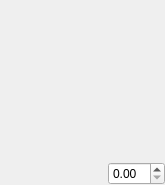
<?xml version="1.0" encoding="UTF-8"?>
<ui version="4.0">
 <class>Dialog</class>
 <widget class="QDialog" name="Dialog">
  <property name="geometry">
   <rect>
    <x>0</x>
    <y>0</y>
    <width>165</width>
    <height>185</height>
   </rect>
  </property>
  <property name="windowTitle">
   <string>Dialog</string>
  </property>
  <property name="styleSheet">
   <string notr="true">QFrame{
qconicalgradient(cx:0, cy:0, angle:135, stop:0 rgba(255, 255, 0, 69), stop:0.375 rgba(255, 255, 0, 69), stop:0.423533 rgba(251, 255, 0, 145), stop:0.45 rgba(247, 255, 0, 208), stop:0.477581 rgba(255, 244, 71, 130), stop:0.518717 rgba(255, 218, 71, 130), stop:0.55 rgba(255, 255, 0, 255), stop:0.57754 rgba(255, 203, 0, 130), stop:0.625 rgba(255, 255, 0, 69), stop:1 rgba(255, 255, 0, 69))
}</string>
  </property>
  <layout class="QVBoxLayout" name="verticalLayout">
   <property name="spacing">
    <number>0</number>
   </property>
   <property name="leftMargin">
    <number>0</number>
   </property>
   <property name="topMargin">
    <number>0</number>
   </property>
   <property name="rightMargin">
    <number>0</number>
   </property>
   <property name="bottomMargin">
    <number>0</number>
   </property>
   <item>
    <widget class="QFrame" name="frame">
     <property name="frameShape">
      <enum>QFrame::NoFrame</enum>
     </property>
     <property name="frameShadow">
      <enum>QFrame::Raised</enum>
     </property>
     <layout class="QVBoxLayout" name="gaugeLayout">
      <property name="spacing">
       <number>0</number>
      </property>
      <property name="leftMargin">
       <number>0</number>
      </property>
      <property name="topMargin">
       <number>0</number>
      </property>
      <property name="rightMargin">
       <number>0</number>
      </property>
      <property name="bottomMargin">
       <number>0</number>
      </property>
     </layout>
    </widget>
   </item>
   <item>
    <widget class="QFrame" name="frame_2">
     <property name="sizePolicy">
      <sizepolicy hsizetype="Preferred" vsizetype="Maximum">
       <horstretch>0</horstretch>
       <verstretch>0</verstretch>
      </sizepolicy>
     </property>
     <property name="frameShape">
      <enum>QFrame::NoFrame</enum>
     </property>
     <property name="frameShadow">
      <enum>QFrame::Raised</enum>
     </property>
     <layout class="QHBoxLayout" name="horizontalLayout">
      <property name="spacing">
       <number>0</number>
      </property>
      <property name="leftMargin">
       <number>0</number>
      </property>
      <property name="topMargin">
       <number>0</number>
      </property>
      <property name="rightMargin">
       <number>0</number>
      </property>
      <property name="bottomMargin">
       <number>0</number>
      </property>
      <item>
       <spacer name="horizontalSpacer">
        <property name="orientation">
         <enum>Qt::Horizontal</enum>
        </property>
        <property name="sizeHint" stdset="0">
         <size>
          <width>40</width>
          <height>20</height>
         </size>
        </property>
       </spacer>
      </item>
      <item>
       <widget class="QDoubleSpinBox" name="valueBox"/>
      </item>
     </layout>
    </widget>
   </item>
  </layout>
 </widget>
 <resources/>
 <connections>
  <connection>
   <sender>valueBox</sender>
   <signal>valueChanged(double)</signal>
   <receiver>Dialog</receiver>
   <slot>set_value(double)</slot>
   <hints>
    <hint type="sourcelabel">
     <x>140</x>
     <y>168</y>
    </hint>
    <hint type="destinationlabel">
     <x>169</x>
     <y>171</y>
    </hint>
   </hints>
  </connection>
 </connections>
 <slots>
  <slot>set_value(double)</slot>
 </slots>
</ui>
